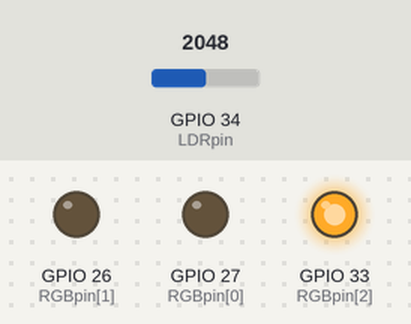
Recording of a sketch running on a simulated ESP32. Parts: output pins drawn as LEDs (lit = HIGH). The inputs (shaded band) are chosen by the test bench; at power-on: GPIO 34 (LDRpin) = 2048. WiFi joins after 1.5 s; servers stay silent unless stated; not simulated (calls return 0 or success): secrets.h; what the sketch prints to the serial monitor is not drawn.

Above: at 0.1 s.
At 2.7 s:
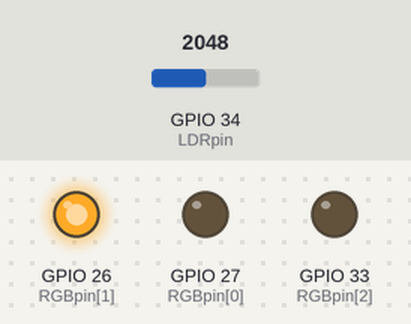
At 3.2 s:
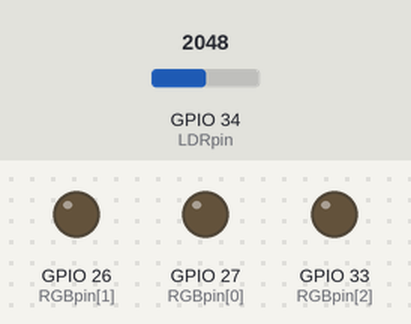
Timing chart, 0 to 4.7 s (numbered marks = the images above):
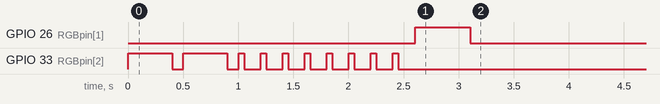

The sketch:

esp32meteo.ino
```cpp
/*
 * esp32meteostation
 * main file
 * Author: Tomas Weber
 * Date: 18/06/22
 */

// user defined secret variables
#include "secrets.h"

// esp32 WiFi library
#include "WiFi.h"
const unsigned long wifiConnectionTimeout = 15000; // ...in milliseconds

// Wire library for I2C
#include <Wire.h>
// BME280
#include <SPI.h>
#include <Adafruit_Sensor.h>
#include <Adafruit_BME280.h>
#define BME280_ADDRESS (0x76)
Adafruit_BME280 bme280;

// pins definition
// RGB led pins
const int RGBpin[3] = {
    27, // 0 - RED
    26, // 1 - GREEN
    33  // 2 - BLUE
};
// LDR ADC pin
const int LDRpin = 34;
// I2C pins
const int I2C_SDA = 15;
const int I2C_SCL = 2;

bool wifiConnect();
void blinkJobTypeCode(int iterations);
void blinkStatusCode(int color);

void setup() {
    Serial.begin(115200);
    Wire.begin(I2C_SDA, I2C_SCL);

    // set the pinMode for the RGBpin led pins
    Serial.print("Setting pinMode for RGBpin led pins. ");
    for (int i = 0; i < 3; i++) {
        pinMode(RGBpin[i], OUTPUT);
        digitalWrite(RGBpin[i], LOW);
    }
    Serial.println("Done.");

    // connect to the WiFi
    Serial.print("Connecting to the WiFi. ");
    // blink the WiFi code
    blinkJobTypeCode(2);
    if (wifiConnect()) {
        Serial.println(" Done.");
        blinkStatusCode(RGBpin[1]);
    }
    else {
        Serial.println(" WiFi connection cannot be established.");
        blinkStatusCode(RGBpin[0]);
    }
}

void loop() {
    Serial.println(analogRead(LDRpin));
}
bool wifiConnect() {
    // setup the WiFi
    WiFi.setHostname(wifiHostname);
    WiFi.begin(wifiSsid, wifiPassword);

    // connect to the WiFi
    // set the current time for the WiFi connection timeout
    unsigned long currentMillis = millis();
    while (WiFi.status() != WL_CONNECTED) {
        // check the time for the timeout
        if (millis() > wifiConnectionTimeout + currentMillis)
            // if the timeout pass, exit the connection loop
            break;
        Serial.print(".");
        digitalWrite(RGBpin[2], HIGH);
        delay(50);
        digitalWrite(RGBpin[2], LOW);
        delay(150);
    }

    if (WiFi.status() != WL_CONNECTED)
        return false;

    Serial.print(WiFi.localIP());
    return true;
}
void blinkJobTypeCode(int iterations) {
    for (int i = 0; i < iterations; i++) {
        digitalWrite(RGBpin[2], HIGH);
        delay(400);
        digitalWrite(RGBpin[2], LOW);
        delay(100);
    }
}
void blinkStatusCode(int color) {
    digitalWrite(color, HIGH);
    delay(500);
    digitalWrite(color, LOW);
}
```
